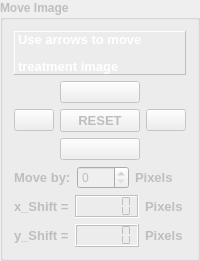
                 <widget class="QGroupBox" name="group_move_Overlay">
                  <property name="enabled">
                   <bool>false</bool>
                  </property>
                  <property name="minimumSize">
                   <size>
                    <width>150</width>
                    <height>0</height>
                   </size>
                  </property>
                  <property name="maximumSize">
                   <size>
                    <width>100000</width>
                    <height>300</height>
                   </size>
                  </property>
                  <property name="font">
                   <font>
                    <weight>75</weight>
                    <italic>false</italic>
                    <bold>true</bold>
                   </font>
                  </property>
                  <property name="title">
                   <string>Move Image</string>
                  </property>
                  <layout class="QGridLayout" name="gridLayout_18">
                   <item row="1" column="0">
                    <layout class="QGridLayout" name="gridLayout">
                     <item row="0" column="1">
                      <widget class="QPushButton" name="Button_UP">
                       <property name="text">
                        <string/>
                       </property>
                       <property name="icon">
                        <iconset resource="ressources.qrc">
                         <normaloff>:/Arrows/Icons/move_top.png</normaloff>:/Arrows/Icons/move_top.png</iconset>
                       </property>
                      </widget>
                     </item>
                     <item row="1" column="0">
                      <widget class="QPushButton" name="Button_LEFT">
                       <property name="text">
                        <string/>
                       </property>
                       <property name="icon">
                        <iconset resource="ressources.qrc">
                         <normaloff>:/Arrows/Icons/move_left.png</normaloff>:/Arrows/Icons/move_left.png</iconset>
                       </property>
                      </widget>
                     </item>
                     <item row="1" column="1">
                      <widget class="QPushButton" name="Button_RESET">
                       <property name="font">
                        <font>
                         <pointsize>10</pointsize>
                         <weight>75</weight>
                         <bold>true</bold>
                        </font>
                       </property>
                       <property name="text">
                        <string>RESET</string>
                       </property>
                      </widget>
                     </item>
                     <item row="1" column="2">
                      <widget class="QPushButton" name="Button_RIGHT">
                       <property name="text">
                        <string/>
                       </property>
                       <property name="icon">
                        <iconset resource="ressources.qrc">
                         <normaloff>:/Arrows/Icons/move_right.png</normaloff>:/Arrows/Icons/move_right.png</iconset>
                       </property>
                      </widget>
                     </item>
                     <item row="2" column="1">
                      <widget class="QPushButton" name="Button_DOWN">
                       <property name="text">
                        <string/>
                       </property>
                       <property name="icon">
                        <iconset resource="ressources.qrc">
                         <normaloff>:/Arrows/Icons/move_down.png</normaloff>:/Arrows/Icons/move_down.png</iconset>
                       </property>
                      </widget>
                     </item>
                    </layout>
                   </item>
                   <item row="2" column="0">
                    <layout class="QHBoxLayout" name="horizontalLayout">
                     <item>
                      <widget class="QLabel" name="label_30">
                       <property name="font">
                        <font>
                         <pointsize>10</pointsize>
                         <weight>75</weight>
                         <italic>false</italic>
                         <bold>true</bold>
                        </font>
                       </property>
                       <property name="text">
                        <string>Move by:</string>
                       </property>
                      </widget>
                     </item>
                     <item>
                      <widget class="QSpinBox" name="input_Planar_move">
                       <property name="font">
                        <font>
                         <weight>50</weight>
                         <bold>false</bold>
                        </font>
                       </property>
                      </widget>
                     </item>
                     <item>
                      <widget class="QLabel" name="label_31">
                       <property name="font">
                        <font>
                         <pointsize>10</pointsize>
                         <weight>75</weight>
                         <italic>false</italic>
                         <bold>true</bold>
                        </font>
                       </property>
                       <property name="text">
                        <string>Pixels</string>
                       </property>
                      </widget>
                     </item>
                    </layout>
                   </item>
                   <item row="3" column="0">
                    <layout class="QHBoxLayout" name="horizontalLayout_2">
                     <item>
                      <widget class="QLabel" name="label_32">
                       <property name="font">
                        <font>
                         <pointsize>10</pointsize>
                         <weight>75</weight>
                         <italic>false</italic>
                         <bold>true</bold>
                        </font>
                       </property>
                       <property name="text">
                        <string>x_Shift =</string>
                       </property>
                      </widget>
                     </item>
                     <item>
                      <widget class="QLCDNumber" name="txt_Planar_shift_x">
                       <property name="font">
                        <font>
                         <pointsize>10</pointsize>
                        </font>
                       </property>
                       <property name="frameShadow">
                        <enum>QFrame::Sunken</enum>
                       </property>
                       <property name="segmentStyle">
                        <enum>QLCDNumber::Flat</enum>
                       </property>
                      </widget>
                     </item>
                     <item>
                      <widget class="QLabel" name="label_34">
                       <property name="font">
                        <font>
                         <pointsize>10</pointsize>
                         <weight>75</weight>
                         <italic>false</italic>
                         <bold>true</bold>
                        </font>
                       </property>
                       <property name="text">
                        <string>Pixels</string>
                       </property>
                      </widget>
                     </item>
                    </layout>
                   </item>
                   <item row="4" column="0">
                    <layout class="QHBoxLayout" name="horizontalLayout_5">
                     <item>
                      <widget class="QLabel" name="label_33">
                       <property name="font">
                        <font>
                         <pointsize>10</pointsize>
                         <weight>75</weight>
                         <italic>false</italic>
                         <bold>true</bold>
                        </font>
                       </property>
                       <property name="text">
                        <string>y_Shift =</string>
                       </property>
                      </widget>
                     </item>
                     <item>
                      <widget class="QLCDNumber" name="txt_Planar_shift_y">
                       <property name="font">
                        <font>
                         <pointsize>10</pointsize>
                        </font>
                       </property>
                       <property name="segmentStyle">
                        <enum>QLCDNumber::Flat</enum>
                       </property>
                      </widget>
                     </item>
                     <item>
                      <widget class="QLabel" name="label_35">
                       <property name="font">
                        <font>
                         <pointsize>10</pointsize>
                         <weight>75</weight>
                         <italic>false</italic>
                         <bold>true</bold>
                        </font>
                       </property>
                       <property name="text">
                        <string>Pixels</string>
                       </property>
                      </widget>
                     </item>
                    </layout>
                   </item>
                   <item row="0" column="0">
                    <widget class="QLabel" name="label_63">
                     <property name="sizePolicy">
                      <sizepolicy hsizetype="Minimum" vsizetype="Minimum">
                       <horstretch>0</horstretch>
                       <verstretch>0</verstretch>
                      </sizepolicy>
                     </property>
                     <property name="font">
                      <font>
                       <pointsize>10</pointsize>
                       <weight>75</weight>
                       <bold>true</bold>
                      </font>
                     </property>
                     <property name="frameShape">
                      <enum>QFrame::Panel</enum>
                     </property>
                     <property name="frameShadow">
                      <enum>QFrame::Raised</enum>
                     </property>
                     <property name="text">
                      <string>&lt;html&gt;&lt;head/&gt;&lt;body&gt;&lt;p&gt;&lt;span style=&quot; color:#ffffff;&quot;&gt;Use arrows to move &lt;/span&gt;&lt;/p&gt;&lt;p&gt;&lt;span style=&quot; color:#ffffff;&quot;&gt;treatment image&lt;/span&gt;&lt;/p&gt;&lt;/body&gt;&lt;/html&gt;</string>
                     </property>
                    </widget>
                   </item>
                  </layout>
                 </widget>
